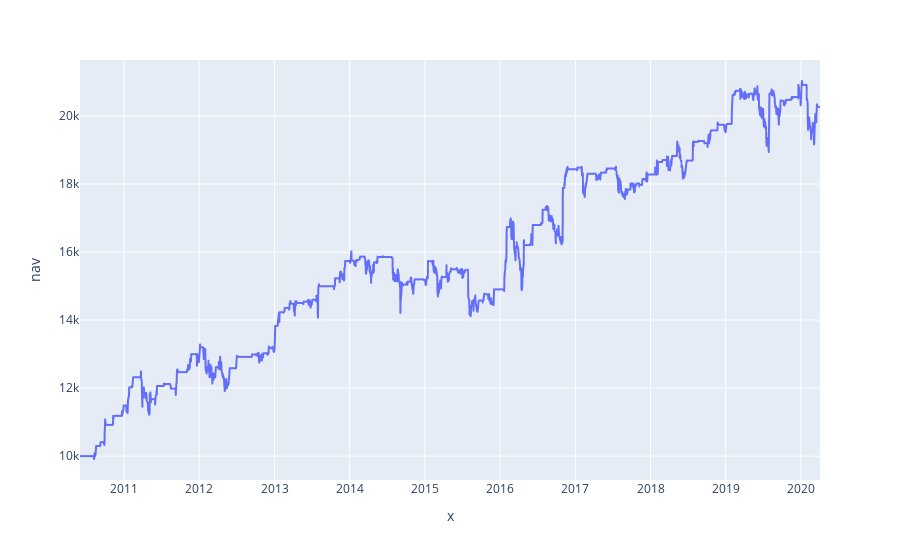

The notebook cell saved with this chart:
### Code cell
plot_returns(portfolio['nav'])

### Figure 1 — Plotly figure (JSON) as saved in the notebook; plotly's stock layout.template omitted (floating-point values rounded to 4 significant figures; data arrays with more than 128 entries replaced by an {"elided": "..."} marker saying what was removed)
{"data": [{"hoverlabel": {"namelength": 0}, "hovertemplate": "x=%{x}<br>nav=%{y}", "legendgroup": "", "line": {"color": "#636efa", "dash": "solid"}, "mode": "lines", "name": "", "showlegend": false, "type": "scattergl", "x": {"elided": "2565 str values"}, "xaxis": "x", "y": {"elided": "2565 float values"}, "yaxis": "y"}], "layout": {"legend": {"tracegroupgap": 0}, "margin": {"t": 60}, "xaxis": {"anchor": "y", "domain": [0, 1], "title": {"text": "x"}}, "yaxis": {"anchor": "x", "domain": [0, 1], "title": {"text": "nav"}}}}
